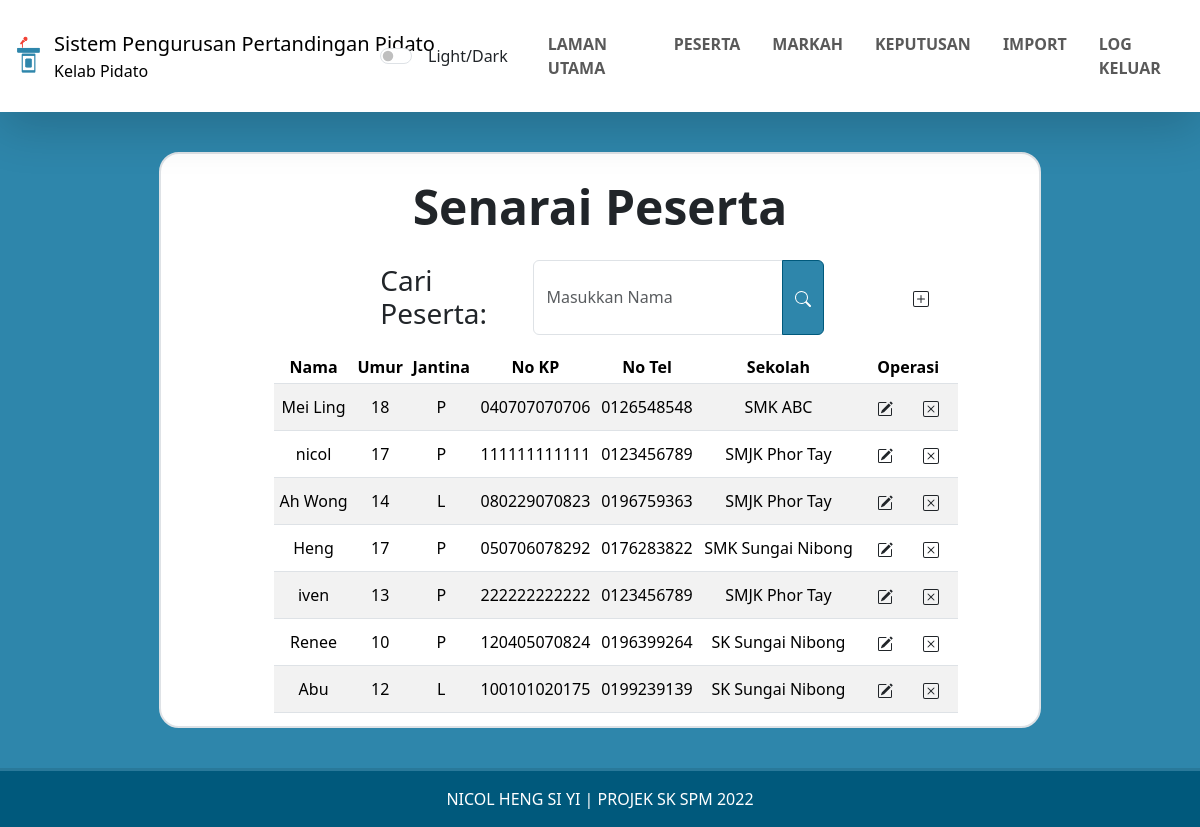
Page /system/peserta.php (signed in) on the committed database.
### tables this page shows
CREATE TABLE `peserta` (
  `ID_peserta` varchar(4) NOT NULL,
  `kod_kategori` varchar(1) NOT NULL,
  `kod_sekolah` varchar(7) NOT NULL,
  `nama_peserta` varchar(50) NOT NULL,
  `no_kp` varchar(12) NOT NULL,
  `no_telefon` varchar(11) NOT NULL,
  `jantina` varchar(1) NOT NULL,
  `psw_peserta` varchar(20) NOT NULL,
  `umur` int(2) NOT NULL
);

CREATE TABLE `sekolah` (
  `kod_sekolah` varchar(7) NOT NULL,
  `nama_sekolah` varchar(50) NOT NULL
);

### system/peserta.php (the view, shortened to what this page needs)
<!DOCTYPE html>
<html lang="en">
<head>
    <link href="bootstrap/css/bootstrap.min.css" rel="stylesheet">
    <link href="stylesheet.css" id="styles" rel="stylesheet">
</head>
<body class="min-vh-100 d-flex flex-column">
    <?php include 'header.php';
    require_once('dbconnection.php');
    ?>
    <div class="container-fluid d-flex align-items-center justify-content-center m-0" style="min-height:82vh;">
        <div id="body" class="bg-white border border-2 d-flex justify-content-center container" style="height: 72vh; width: 75%; border-radius: 20px; overflow-y:auto;">
            <div class="" style="width:80%;">
                <div class="display-5 text-dark fw-bold text-center m-4">Senarai Peserta</div>
                <div class="row">
                    <div class="col-2"></div>
                    <div class="col-8 d-flex justify-content-center">
                        <h3 class="m-1 d-inline text-dark col-4">Cari Peserta:</h3>
                        <form class="input-group" action="peserta.php" method="post">
                            <input type="text" name="nama" class="form-control col-4" placeholder="Masukkan Nama">
                            <button type="submit" class="btn btn-primary">
                            </button>
                        </form>
                    </div>
                    <div class="col-2 d-flex justify-content-end gap-2">
                        <button type="button" class="btn" onclick="document.location='daftar.php'">
                        </button>
                    </div>
                </div>
                <table id="table" class="table table-sm table-striped table-hover m-3 align-middle text-center">
                    <thead>
                        <tr>
                            <th>Nama</th>
                            <th>Umur</th>
                            <th>Jantina</th>
                            <th>No KP</th>
                            <th>No Tel</th>
                            <th>Sekolah</th>
                            <th>Operasi</th>
                        </tr>
                    </thead>
                    <tbody>
                        <?php
                        if (ISSET($_POST['nama']) && $_POST['nama']!="") {
                            $nama_cari = $_POST['nama'];
                            $result = mysqli_query($con, "SELECT * FROM peserta INNER JOIN sekolah ON sekolah.kod_sekolah = peserta.kod_sekolah
                            WHERE nama_peserta ='$nama_cari' ORDER BY ID_peserta ASC;");
                        } else {
                            $result = mysqli_query($con, "SELECT * FROM peserta INNER JOIN sekolah ON sekolah.kod_sekolah = peserta.kod_sekolah ORDER BY ID_peserta ASC;");
                        }
                        while ($row = mysqli_fetch_array($result)) {
                            $nama_peserta = $row['nama_peserta'];
                            $umur = $row['umur'];
                            $jantina = $row['jantina'];
                            $no_kp = $row['no_kp'];
                            $no_telefon = $row['no_telefon'];
                            $nama_sekolah = $row['nama_sekolah'];
                            echo '<tr>';
                            echo '<td>' . $nama_peserta . '</td>';
                            echo '<td>' . $umur . '</td>';
                            echo '<td>' . $jantina . '</td>';
                            echo '<td>' . $no_kp . '</td>';
                            echo '<td>' . $no_telefon . '</td>';
                            echo '<td>' . $nama_sekolah . '</td>';
                            echo '<td><button type="button" class="btn" onclick="document.location=&#39;pengubahan-maklumat.php?id=' . $row['ID_peserta'] . '&#39;">
                                        <svg xmlns="http://www.w3.org/2000/svg" width="16" height="16" fill="currentColor" class="bi bi-pencil-square">
                                            <path d="M15.502 1.94a.5.5 0 0 1 0 .706L14.459 3.69l-2-2L13.502.646a.5.5 0 0 1 .707
                                            0l1.293 1.293zm-1.75 2.456-2-2L4.939 9.21a.5.5 0 0 0-.121.196l-.805 2.414a.25.25 0 0 0 .316.316l2.414-.805a.5.5 0 0 0 .196-.12l6.813-6.814z"/>
                                            <path fill-rule="evenodd" d="M1 13.5A1.5 1.5 0 0 0 2.5 15h11a1.5 1.5 0 0 0 1.5-1.5v-6a.5.5 0
                                            0 0-1 0v6a.5.5 0 0 1-.5.5h-11a.5.5 0 0 1-.5-.5v-11a.5.5 0 0 1 .5-.5H9a.5.5 0 0 0 0-1H2.5A1.5 1.5 0 0 0 1 2.5v11z"/>
                                        </svg>
                                    </button>
                                    <button type="button" class="btn" onclick="document.location=&#39;action-delete.php?id=' . $row['ID_peserta'] . '&#39;">
                                        <svg xmlns="http://www.w3.org/2000/svg" width="16" height="16" fill="currentColor" class="bi bi-x-square">
                                            <path d="M14 1a1 1 0 0 1 1 1v12a1 1 0 0 1-1 1H2a1 1 0 0 1-1-1V2a1 1 0 0 1 1-1h12zM2 0a2 2 0 0
                                            0-2 2v12a2 2 0 0 0 2 2h12a2 2 0 0 0 2-2V2a2 2 0 0 0-2-2H2z"/>
                                            <path d="M4.646 4.646a.5.5 0 0 1 .708 0L8 7.293l2.646-2.647a.5.5 0 0 1 .708.708L8.707 8l2.647
                                             2.646a.5.5 0 0 1-.708.708L8 8.707l-2.646 2.647a.5.5 0 0 1-.708-.708L7.293 8 4.646 5.354a.5.5 0 0 1 0-.708z"/>
                                        </svg>
                                    </button>
                                </td>';
                            echo '</tr>';
                        }
                        ?>
                    </tbody>
                </table>
            </div>
        </div>
    </div>
    <?php include 'footer.php'; ?>
</body>
</html>

### system/header.php (shortened to what this page needs)
<nav id="nav" class="navbar navbar-light shadow-lg bg-white">
	<a class="col-3 d-flex flex-row navbar-brand" href="main-menu.php">
        <img class="ms-1" src="image/logo2.png" height="50" width="50" alt="Logo">
		<div class="d-flex flex-column">
			<div class="">Sistem Pengurusan Pertandingan Pidato</div>
			<div class="fs-6">Kelab Pidato</div>
		</div>
	</a>
	<div class="m-3 form-check form-switch">
		<label for="mode" class="form-check-label text-dark mx-2">Light/Dark</label>
		<input type="checkbox" id="mode" class="form-check-input mx-2" onclick="darkmode()" value="light">
	</div>
	<ul class="col-lg me-2 navbar-nav fw-bold d-flex flex-row justify-content-end">
		<?php
			if (isset($_SESSION['user_type'])) {
				$user_type=$_SESSION['user_type'];
				if ($user_type=="peserta") {
					echo '<html><li class="p-3 nav-item"><a class="nav-link" href="main-menu.php" >LAMAN UTAMA</a></li>
					<li class="p-3 nav-item"><a class="nav-link" href="keputusan.php">KEPUTUSAN</a></li>
					<li class="p-3 nav-item"><a class="nav-link" href="log-keluar.php">LOG KELUAR</a></li></html>';
				}
				else if ($user_type=="hakim") {
					echo '<html><li class="p-3 nav-item"><a class="nav-link" href="main-menu.php" >LAMAN UTAMA</a></li>
					<li class="p-3 nav-item"><a class="nav-link" href="peserta.php">PESERTA</a></li>
					<li class="p-3 nav-item"><a class="nav-link" href="markah.php">MARKAH</a></li>
					<li class="p-3 nav-item"><a class="nav-link" href="keputusan.php">KEPUTUSAN</a></li>
					<li class="p-3 nav-item"><a class="nav-link" href="import.php">IMPORT</a></li>
					<li class="p-3 nav-item"><a class="nav-link" href="log-keluar.php">LOG KELUAR</a></li></html>';
				}
			}
		?>
    </ul>
</nav>

### system/footer.php
<footer class="p-3 text-center d-flex justify-content-center">
        NICOL HENG SI YI | PROJEK SK SPM 2022
</footer>

### system/stylesheet.css (style rules this page uses)
body { background-color:#2e86ab; }
footer { color: #fff; background-color: #00597c; border-top:solid #29799a; border-top-width:0 2px; bottom: 0; }
.btn-primary { background-color:#2e86ab !important; border: 0 1px !important; border-color:#00597c !important; transition-duration: 0.4s; }

### rows in the picture
peserta: nama_peserta "Mei Ling", umur "18", jantina "P", no_kp "040707070706", no_telefon "0126548548", kod_sekolah.nama_sekolah "SMK ABC"
peserta: nama_peserta "nicol", umur "17", jantina "P", no_kp "111111111111", no_telefon "0123456789", kod_sekolah.nama_sekolah "SMJK Phor Tay"
peserta: nama_peserta "Ah Wong", umur "14", jantina "L", no_kp "080229070823", no_telefon "0196759363", kod_sekolah.nama_sekolah "SMJK Phor Tay"
peserta: nama_peserta "Heng", umur "17", jantina "P", no_kp "050706078292", no_telefon "0176283822", kod_sekolah.nama_sekolah "SMK Sungai Nibong"
peserta: nama_peserta "iven", umur "13", jantina "P", no_kp "222222222222", no_telefon "0123456789", kod_sekolah.nama_sekolah "SMJK Phor Tay"
peserta: nama_peserta "Renee", umur "10", jantina "P", no_kp "120405070824", no_telefon "0196399264", kod_sekolah.nama_sekolah "SK Sungai Nibong"
peserta: nama_peserta "Abu", umur "12", jantina "L", no_kp "100101020175", no_telefon "0199239139", kod_sekolah.nama_sekolah "SK Sungai Nibong"
